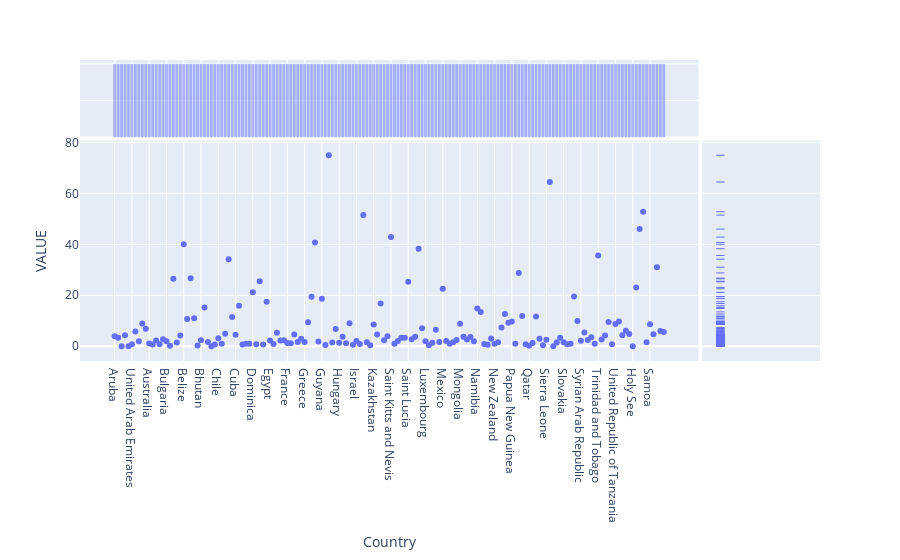

The cell this chart's notebook holds for it:
### Code cell
import pandas as pd
import matplotlib.pyplot as plt

df = pd.read_csv('dataset_clean/homicide_clean.csv')
df = df[df.Year == 2010]


fig = px.scatter(df, x="Country", y="VALUE", marginal_x="histogram", marginal_y="rug")
fig.show()

### Figure 1 — Plotly figure (JSON) as saved in the notebook; plotly's stock layout.template omitted (floating-point values rounded to 4 significant figures; data arrays with more than 128 entries replaced by an {"elided": "..."} marker saying what was removed)
{"data": [{"hovertemplate": "Country=%{x}<br>VALUE=%{y}<extra></extra>", "legendgroup": "", "marker": {"color": "#636efa", "symbol": "circle"}, "mode": "markers", "name": "", "orientation": "v", "showlegend": false, "type": "scatter", "x": {"elided": "160 str values"}, "xaxis": "x", "y": {"elided": "160 float values"}, "yaxis": "y"}, {"alignmentgroup": "True", "bingroup": "x", "hovertemplate": "Country=%{x}<br>count=%{y}<extra></extra>", "legendgroup": "", "marker": {"color": "#636efa"}, "name": "", "offsetgroup": "", "opacity": 0.5, "showlegend": false, "type": "histogram", "x": {"elided": "160 str values"}, "xaxis": "x3", "yaxis": "y3"}, {"alignmentgroup": "True", "boxpoints": "all", "fillcolor": "rgba(255,255,255,0)", "hoveron": "points", "hovertemplate": "VALUE=%{y}<extra></extra>", "jitter": 0, "legendgroup": "", "line": {"color": "rgba(255,255,255,0)"}, "marker": {"color": "#636efa", "symbol": "line-ew-open"}, "name": "", "offsetgroup": "", "showlegend": false, "type": "box", "xaxis": "x2", "y": {"elided": "160 float values"}, "yaxis": "y2"}], "layout": {"barmode": "overlay", "legend": {"tracegroupgap": 0}, "margin": {"t": 60}, "xaxis": {"anchor": "y", "domain": [0, 0.8358], "title": {"text": "Country"}}, "xaxis2": {"anchor": "y2", "domain": [0.8408, 1], "matches": "x2", "showgrid": false, "showline": false, "showticklabels": false, "ticks": ""}, "xaxis3": {"anchor": "y3", "domain": [0, 0.8358], "matches": "x", "showgrid": true, "showticklabels": false}, "xaxis4": {"anchor": "y4", "domain": [0.8408, 1], "matches": "x2", "showgrid": false, "showline": false, "showticklabels": false, "ticks": ""}, "yaxis": {"anchor": "x", "domain": [0, 0.7326], "title": {"text": "VALUE"}}, "yaxis2": {"anchor": "x2", "domain": [0, 0.7326], "matches": "y", "showgrid": true, "showticklabels": false}, "yaxis3": {"anchor": "x3", "domain": [0.7426, 1], "matches": "y3", "showgrid": true, "showline": false, "showticklabels": false, "ticks": ""}, "yaxis4": {"anchor": "x4", "domain": [0.7426, 1], "matches": "y3", "showgrid": true, "showline": false, "showticklabels": false, "ticks": ""}}}
